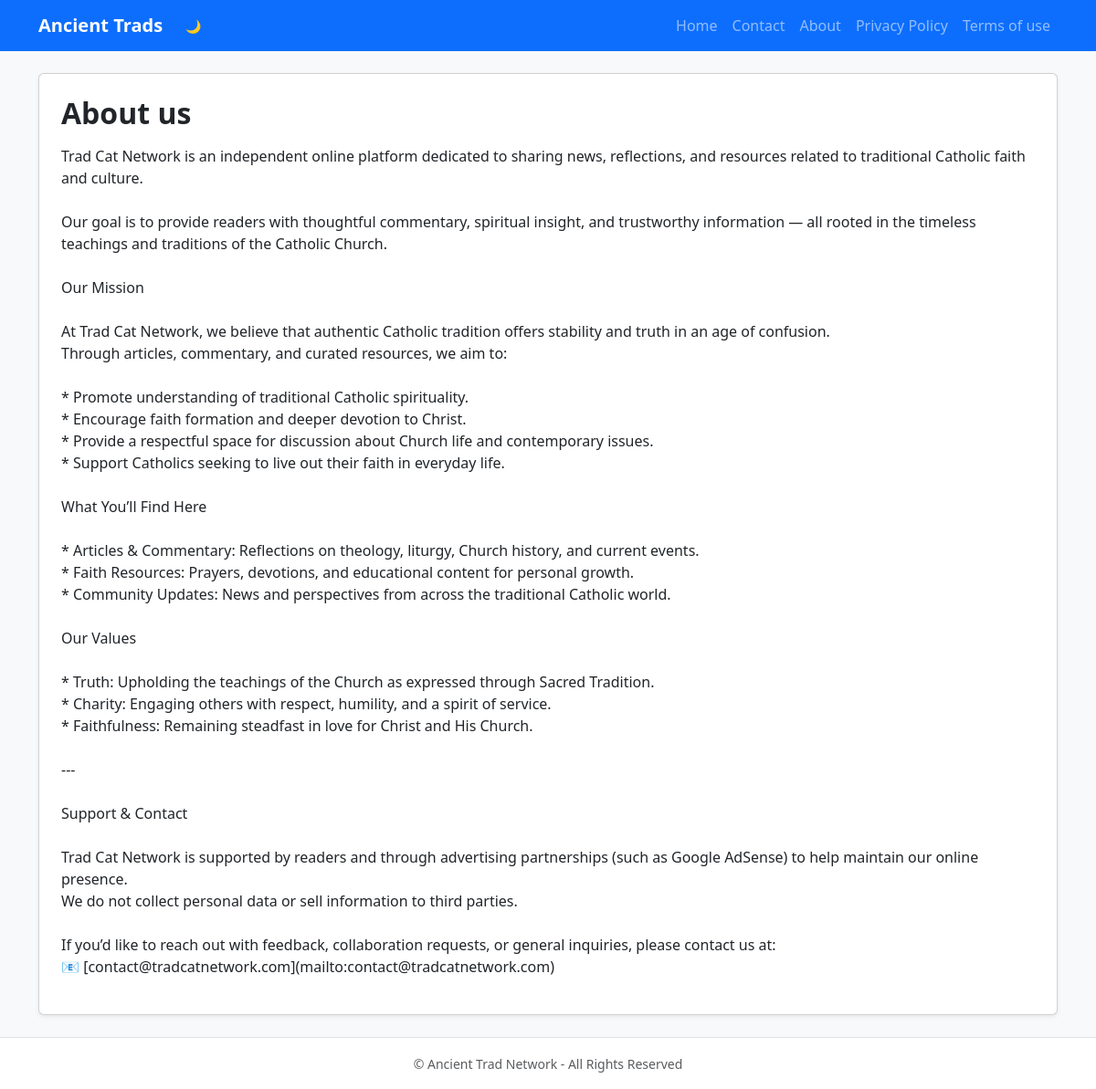
The page /about/ on the database its author committed.
### blog/models.py (models this page shows, shortened)
class About(models.Model):
    title = models.CharField(max_length=200)
    content = models.TextField()
    date_updated = models.DateTimeField(default=timezone.now)

### blog/views.py (the view)
# urls.py: path("about/", views.about, name="about"),
def about(request):
    about = About.objects.all()
    return render(request, "blog/about.html", {"about":about})

### blog/templates/blog/about.html (shortened to what this page needs)
{% extends "blog/base.html" %}
{% block content %}
{% for data in about %}
    <div class="card p-4 bg-body shadow-sm bg-white">
        <h2 class="fw-bold mb-3">{{ data.title }}</h2>
        <p>{{ data.content|linebreaksbr }}</p>
    </div>
{% empty %}
    <p>No About Info!</p>
{% endfor %}
{% endblock %}

### rows shown on the page
About: title "About us", content "Trad Cat Network is an independent online platform dedicated to sharing news, reflections, and resources related to traditional Catholic faith and culture. Our goal is to provide readers with thoughtful commentary, spiritual insight, and trustworthy information — all rooted in the timeless teachings and traditions of the Catholic Church. Our Mission At Trad Cat Network, we believe that authentic Catholic tradition offers stability and truth in an age of confusion. Through articles, commentary, and curated resources, we aim to: * Promote understanding of traditional Catholic spirituality. * Encourage faith formation and deeper devotion to Christ. * Provide a respectful space for discussion…"
